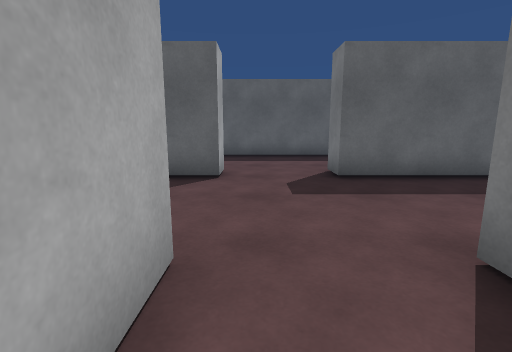
view 1 (above)

23 first-person views from a walk through a Unity game level. The camera is 1.2 m above the floor, tilts 10° down and sees 85° across. The floor is counted in squares, 1 m on a side. Each view is taken from the middle of a square. On the plan, view 1 faces up. The plan holds only what a view shows up to about 13 squares ahead; the rest is blank. The place goes on beyond the plan. The player character is not drawn.

view 2
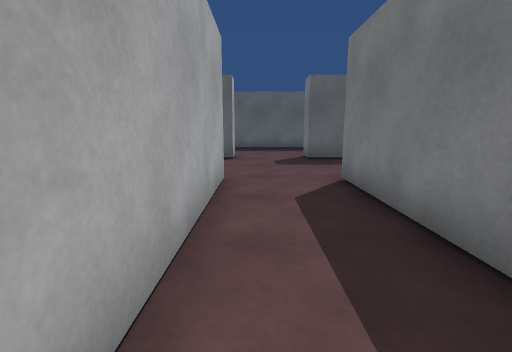

view 3
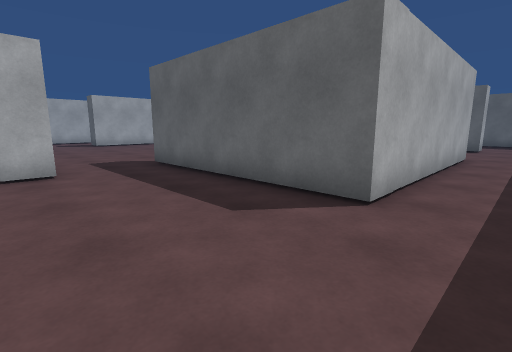

view 4
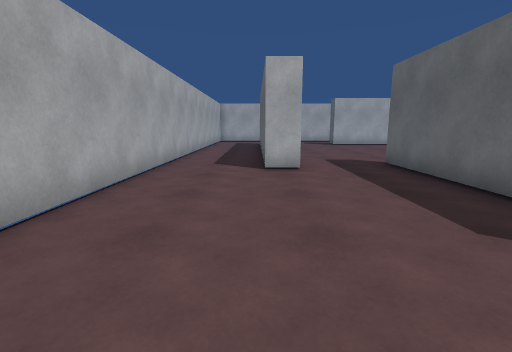

view 5
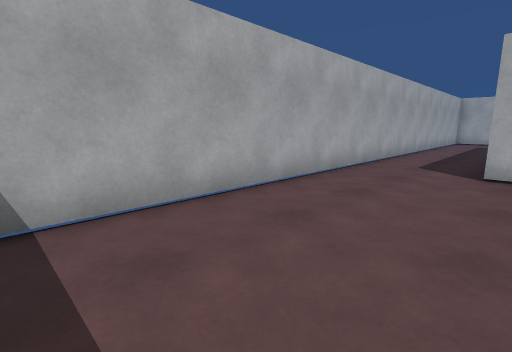

view 6
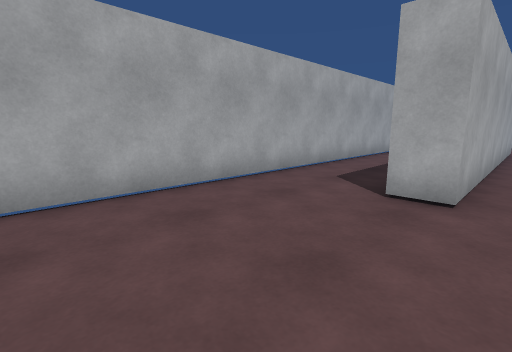

view 7
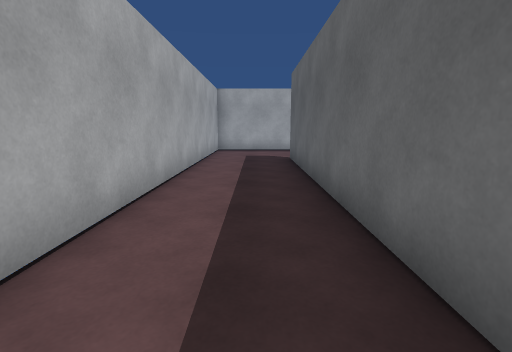

view 8
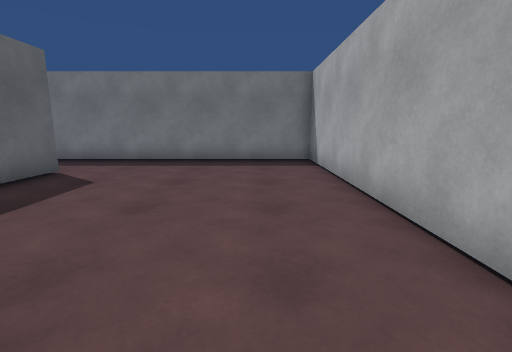

view 9
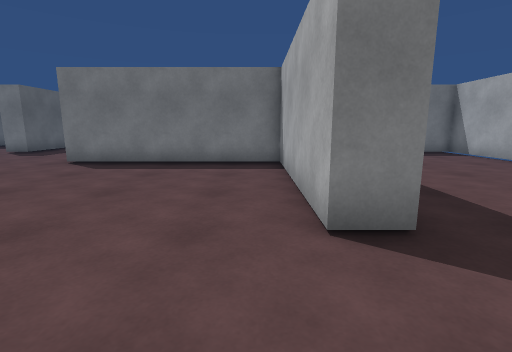

view 10
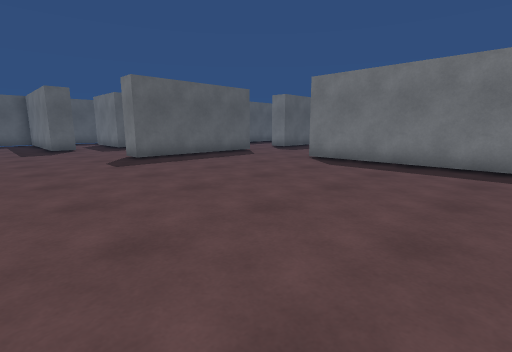

view 11
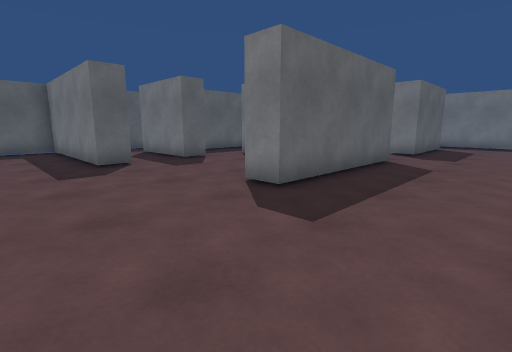

view 12
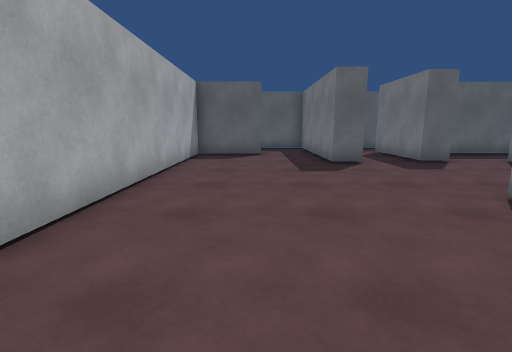

view 13
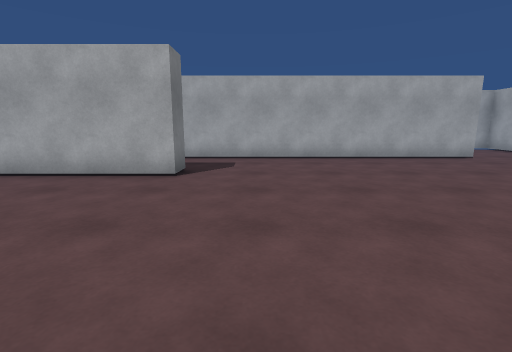

view 14
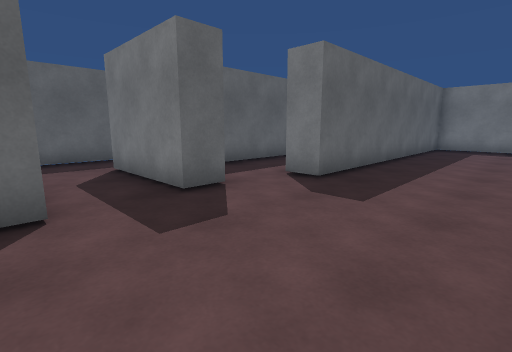

view 15
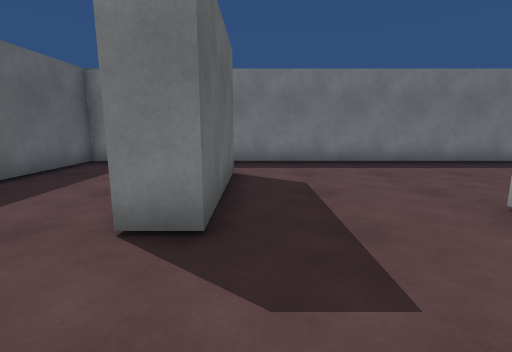

view 16
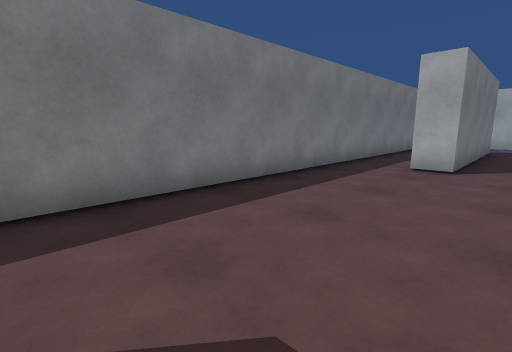

view 17
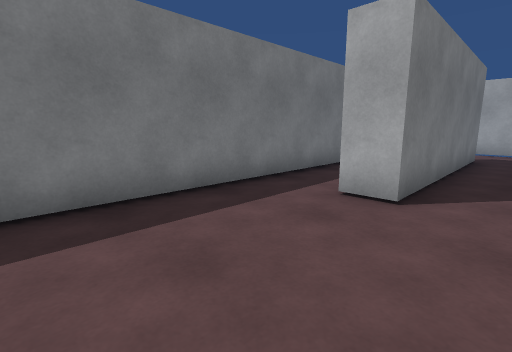

view 18
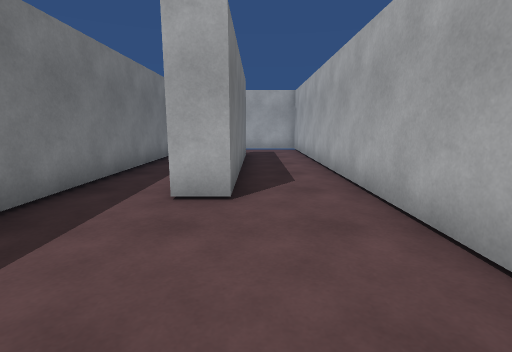

view 19
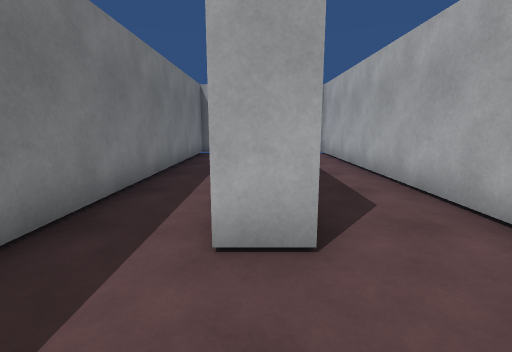

view 20
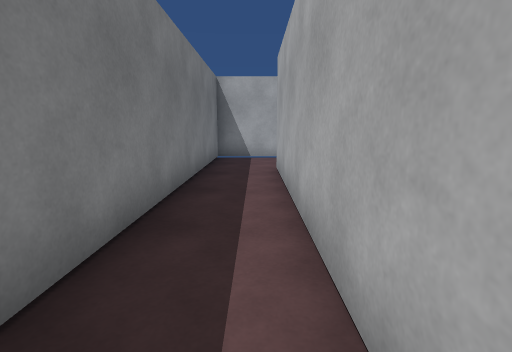

view 21
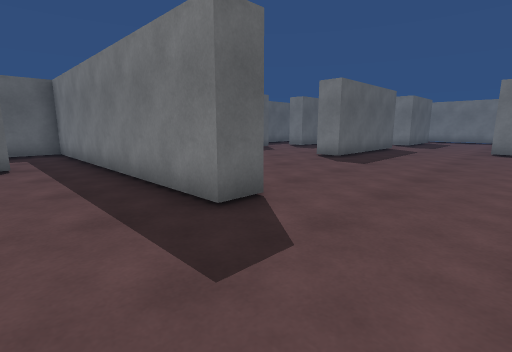

view 22
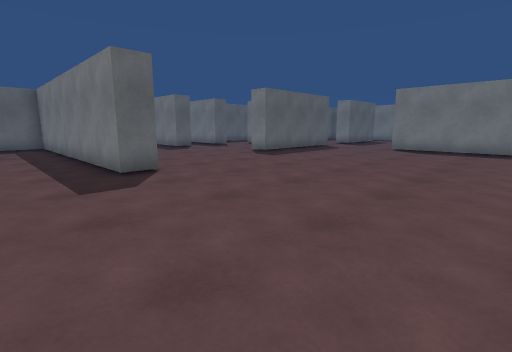

view 23
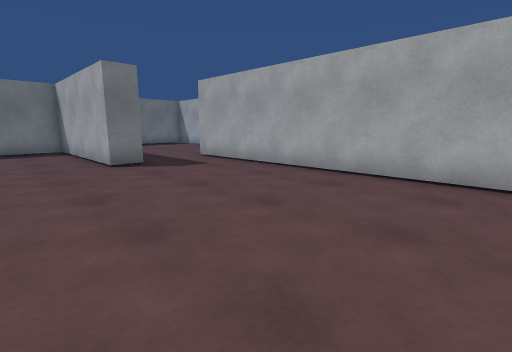

### Floor plan
Points are (right, up) in squares from view 1. A wall is a line through its corners. A room is listed if a view was taken in it or the views show most of it. See-through windows are left out.
Room 1 (views 1, 2, 3, 4, 5, 6, 7, 8)
walls: (-6.9, -8.7) (-6.9, -9.7) (-17.5, -9.7); (2, -2.1) (2, 2.4); (-0.7, 2.4) (-0.7, -5.8) (-6.5, -5.8); (-17.5, -12.9) (2, -12.9) (2, -3.9)
ways out: opening at (-7.5, -7.5) to room 2; opening at (0.5, 3) to room 2
Room 2 (views 9, 10, 11, 12, 13, 14, 15, 16, 17, 18, 19, 20, 21, 22, 23)
walls: (-0.7, 7.6) (-0.7, 6.6) (-6.8, 6.6) (-6.8, 7.6); (3, 0) (3, -13); (-4.2, 12.6) (-5.3, 12.6) (-5.3, 16.4); (-7.4, 12.2) (-8.5, 12.2) (-8.5, 14.4); (-13.4, 4.3) (-14.5, 4.3) (-14.5, 15.2) (-16.2, 15.2); (-6.5, -5.8) (-8, -5.8) (-8, -4.8) (-1.7, -4.8) (-1.7, 2.4); (6.2, 6.6) (2, 6.6) (2, 7.6); (1, 15.2) (-2.5, 15.2); (-10.8, 15.2) (-13.5, 15.2) (-13.5, 5.6); (8.5, 8.8) (8.5, 11.6) (-2.3, 11.6) (-2.3, 12.6); (-4.5, 18.5) (-6.8, 18.5); (5.4, -9.9) (5.4, -2.5) (6.4, -2.5) (6.4, -9.9); (-17.5, -8.7) (-6.9, -8.7); (4.6, -12.9) (8.5, -12.9) (8.5, 6.8)
ways out: opening at (-7.5, -7.5) to room 1; opening at (0.5, 3) to room 1; opening at (-9.5, 15.5)

Where each view was taken, in squares from view 1:
view 1: 0 up, 0 right, facing up
view 2: 4 down, 0 right, facing up
view 3: 10 down, 1 right, facing up-left
view 4: 10 down, 1 right, facing left
view 5: 9 down, 1 right, facing down-left
view 6: 8 down, 2 left, facing down-left
view 7: 11 down, 8 left, facing left
view 8: 11 down, 8 left, facing right
view 9: 4 down, 11 left, facing right
view 10: 4 down, 11 left, facing up-right
view 11: 3 up, 11 left, facing up-right
view 12: 3 up, 11 left, facing up
view 13: 2 up, 10 left, facing down
view 14: 8 up, 8 left, facing up-right
view 15: 6 up, 1 left, facing right
view 16: 6 up, 4 right, facing down-right
view 17: 2 up, 4 right, facing down-right
view 18: 2 up, 5 right, facing down
view 19: 0 up, 6 right, facing down
view 20: 2 down, 7 right, facing down
view 21: 1 up, 17 left, facing up-right
view 22: 3 down, 17 left, facing up-right
view 23: 2 down, 17 left, facing down-right
